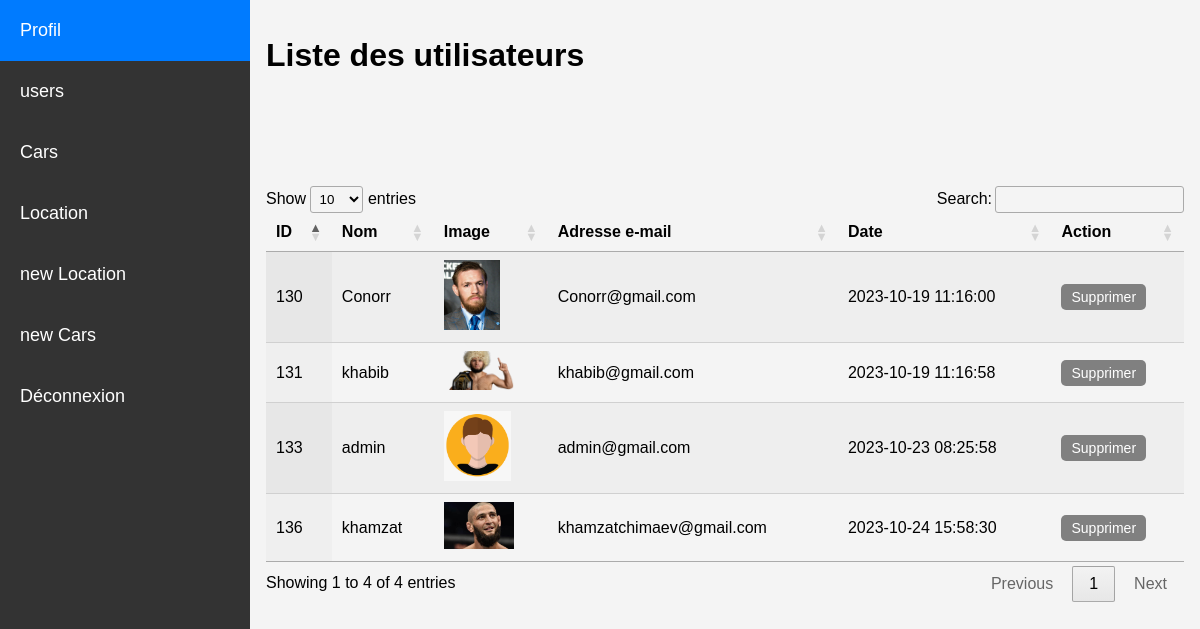
The app's page /index.php?action=read (signed in) with its own data.
### tables this page shows
CREATE TABLE `personne` (
  `id` int(11) NOT NULL,
  `mail` varchar(255) NOT NULL,
  `password` varchar(255) NOT NULL,
  `date` timestamp NOT NULL DEFAULT current_timestamp(),
  `image` varchar(255) DEFAULT NULL,
  `name` varchar(255) NOT NULL,
  `Role` varchar(255) DEFAULT 'user'
);

### controllers/UserController.php (called while the page is built, shortened)
<?php
require 'config/database.php';
require 'models/UserModel.php';
class UserController {
    private $conn;
    public function __construct($conn) {
        $this->conn = $conn;
    }
    public function read() {
        $userModel = new UserModel($this->conn);
        $users = $userModel->getUsers();
        require 'views/user_list.php';
    }
}
?>

### models/UserModel.php (called while the page is built, shortened)
<?php
class UserModel {
    private $conn;
    public function __construct($conn) {
        $this->conn = $conn;
    }
   public function getUsers() {
        $sql = "SELECT * FROM personne";
        $result = $this->conn->query($sql);
        if ($result->num_rows > 0) {
            $users = array();
            while ($row = $result->fetch_assoc()) {
                $users[] = $row;
            }
            return $users;
        } else {
            return array();
        }
    }
}
?>

### views/user_list.php (the view, shortened to what this page needs)
<!DOCTYPE html>
<html lang="en">
<head>
    <link rel="stylesheet" href="https://cdn.datatables.net/1.13.6/css/jquery.dataTables.css" />
</head>
<body>
<div class="sidebar">
    <a href="../views/dashboard.php">Profil</a>
    <a href="../index.php?action=read">users</a>
    <a href="../index.php?action=readcars">Cars</a>
    <a href="../index.php?action=readLocations">Location</a>
    <a href="../index.php?action=createLocation">new Location</a>
    <a href="../index.php?action=createCar">new Cars</a>
    <a href="../index.php?action=logout">Déconnexion</a>
</div>
<div class="content">
    <h1>Liste des utilisateurs</h1>
    <br><br><br><br><br>
    <?php if (isset($users) && is_array($users)) : ?>
        <table id="myTable" class="display">
            <thead>
            <tr>
                <th>ID</th>
                <th>Nom</th>
                <th>Image</th>
                <th>Adresse e-mail</th>
                <th>Date</th>
                <th>Action</th>
            </tr>
            </thead>
            <tbody>
            <?php foreach ($users as $user) : ?>
                <tr>
                    <td><?php echo $user['id']; ?></td>
                    <td><?php echo $user['name']; ?></td>
                    <td>
                        <div class="image-preview">
                            <?php if (!empty($user['image'])) : ?>
                                <img src="public/<?php echo $user['image']; ?>?<?php echo time(); ?>"
                                     alt="Image de profil" style="max-width: 70px; max-height: 70px;">
                            <?php else : ?>
                                <p>Aucune image</p>
                            <?php endif; ?>
                        </div>
                    </td>
                    <td><?php echo $user['mail']; ?></td>
                    <td><?php echo $user['date']; ?></td>
                    <td>
                        <button class="action-button delete-button" data-user-id="<?php echo $user['id']; ?>">Supprimer</button>
                    </td>
                </tr>
            <?php endforeach; ?>
            </tbody>
        </table>
    <?php else : ?>
        <p>Aucun utilisateur trouvé.</p>
    <?php endif; ?>
</div>
</body>
</html>

### index.php (shortened to what this page needs)
<?php
require_once 'controllers/UserController.php';
require_once 'controllers/LocationController.php';
$action = isset($_GET['action']) ? $_GET['action'] : '';
$userController = new UserController($conn);
switch ($action) {
    case 'read':
        $userController->read();
        break;
}
?>

### views/user_list.php (style rules this page uses)
body { font-family: Arial, sans-serif; background-color: #f4f4f4; margin: 0; padding: 0; }
.sidebar { height: 100%; width: 250px; position: fixed; top: 0; left: 0; background-color: #333; color: #fff; overflow-x: hidden; }
.sidebar a { padding: 20px; text-decoration: none; font-size: 18px; color: #fff; display: block; transition: 0.3s; }
.content { margin-left: 250px; padding: 16px; }
table { width: 100%; border-collapse: collapse; margin-top: 20px; }
th, td { padding: 10px; text-align: left; }
.action-button { background-color: #007BFF; color: #fff; border: none; padding: 5px 10px; cursor: pointer; border-radius: 5px; font-size: 14px; transition: background-color 0.3s; }
.delete-button { background-color: grey; }

### records on screen
personne: id "130", name "Conorr", image (picture), mail "Conorr@gmail.com", date "2023-10-19 11:16:00"
personne: id "131", name "khabib", image (picture), mail "khabib@gmail.com", date "2023-10-19 11:16:58"
personne: id "133", name "admin", image (picture), mail "admin@gmail.com", date "2023-10-23 08:25:58"
personne: id "136", name "khamzat", image (picture), mail "khamzatchimaev@gmail.com", date "2023-10-24 15:58:30"
